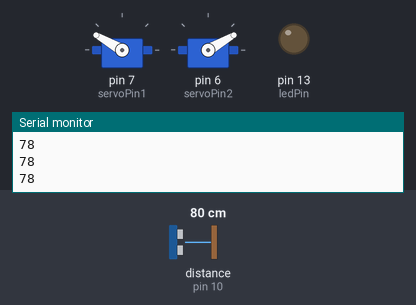
The sketch below on a simulated Arduino Uno, built with avr-gcc and run on an emulated ATmega328P. Shown: 2 × servo, output pins drawn as LEDs (lit = HIGH), the last lines printed to the serial monitor. Wiring (inferred from the names in the program): ultrasonic range finder: trigger pin 9; echo pin 10. The test bench sets the inputs (shaded band); at power-on: distance to the obstacle (sensor on pin 10) 80 cm. The echo pulse lasts 58.3 µs per cm; pins used as bus, display or sensor lines are not drawn.

Above: at 1.2 s.
1.3 s: distance to the obstacle (sensor on pin 10) set to 17 cm
2.8 s: distance to the obstacle (sensor on pin 10) set to 14 cm
At 4.5 s:
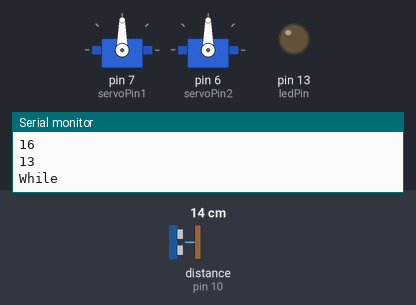
5.8 s: distance to the obstacle (sensor on pin 10) set to 10 cm
At 6.3 s:
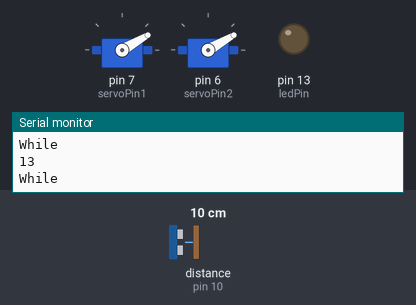
7.3 s: distance to the obstacle (sensor on pin 10) set to 18 cm
At 9.6 s:
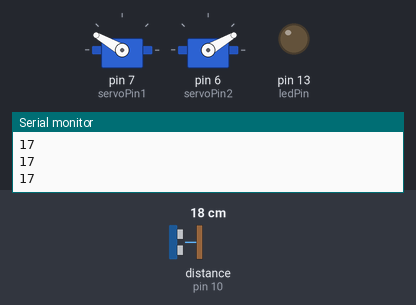
Timing chart, 0 to 11.1 s (numbered marks = the images above; inputs shaded):
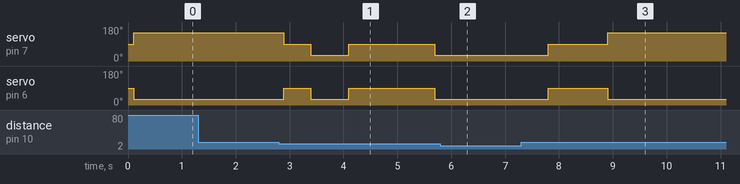

Measured:
- the behaviour switches between 16 and 15 cm on distance to the obstacle (sensor on pin 10) (found by bisection; images 0 and 1)
- the behaviour switches between 12 and 11 cm on distance to the obstacle (sensor on pin 10) (found by bisection; images 1 and 2)
- after the input at 2.8 s, servo on pin 7 (servoPin1): 150° → 90° after 0.09 s, → 30° 0.50 s later, → 90° 0.70 s later, → 30° 1.6 s later; servo on pin 6 (servoPin2): 30° → 90° after 0.09 s, → 30° 0.50 s later, → 90° 0.70 s later, → 30° 1.6 s later
- after the input at 5.8 s, servo on pin 7 (servoPin1), servo on pin 6 (servoPin2): stays 30° (without the input it goes to 90° after 0.60 s)
- after the input at 7.3 s, servo on pin 7 (servoPin1): 30° → 90° after 0.50 s, → 150° 1.1 s later; servo on pin 6 (servoPin2): 30° → 90° after 0.50 s, → 30° 1.1 s later

The sketch:

main.ino
```cpp
#include <Servo.h>

int trigPin = 9;
int echoPin = 10;
int ledPin = 13;
int servoPin1 = 7; // Pin del primer servo
int servoPin2 = 6; // Pin del segundo servo
Servo myservo1;    // Objeto del primer servo
Servo myservo2;    // Objeto del segundo servo

void setup() {
  pinMode(trigPin, OUTPUT);
  pinMode(echoPin, INPUT);
  pinMode(ledPin, OUTPUT);
  myservo1.attach(servoPin1); // Inicializar el primer servo en el pin especificado
  myservo2.attach(servoPin2); // Inicializar el segundo servo en el pin especificado
  Serial.begin(9600);
}

int getDistance() {
  digitalWrite(trigPin, HIGH);
  delayMicroseconds(10);
  digitalWrite(trigPin, LOW);

  long duration = pulseIn(echoPin, HIGH);
  int distance = duration * 0.034 / 2;
  return distance;
}

void loop() {
  delay(100);
  int distance = getDistance();

  Serial.println(distance);
  if (distance < 15) { // Si hay un objeto cercano
    // Detener el movimiento
    myservo1.write(90); // Ángulo de 90 grados (posición central)
    myservo2.write(90); // Ángulo de 90 grados (posición central)

    delay(500);


    bool espacio = false;

    while (!espacio) { // se puede avanzar
      Serial.println("While");
      // girar hasta estar despejado el camino
      myservo1.write(30);
      myservo2.write(30);
      delay(700);

      digitalWrite(trigPin, HIGH);
      delayMicroseconds(10);
      digitalWrite(trigPin, LOW);

      long duration = pulseIn(echoPin, HIGH);
      int distance = duration * 0.034 / 2;

      if (distance > 10) {
        espacio = true; // habilitar para avanzar
      }
    }

    // Detener el movimiento después de encontrar espacio
    myservo1.write(90); // Ángulo de 90 grados (posición central)
    myservo2.write(90); // Ángulo de 90 grados (posición central)
    delay(1000);
    return;

  }
  digitalWrite(ledPin, LOW);

  // Avanzar recto
  myservo1.write(150); // Ángulo de 180 grados (máxima velocidad hacia adelante)
  myservo2.write(30);   // Ángulo de 0 grados (máxima velocidad hacia adelante)
}
```
